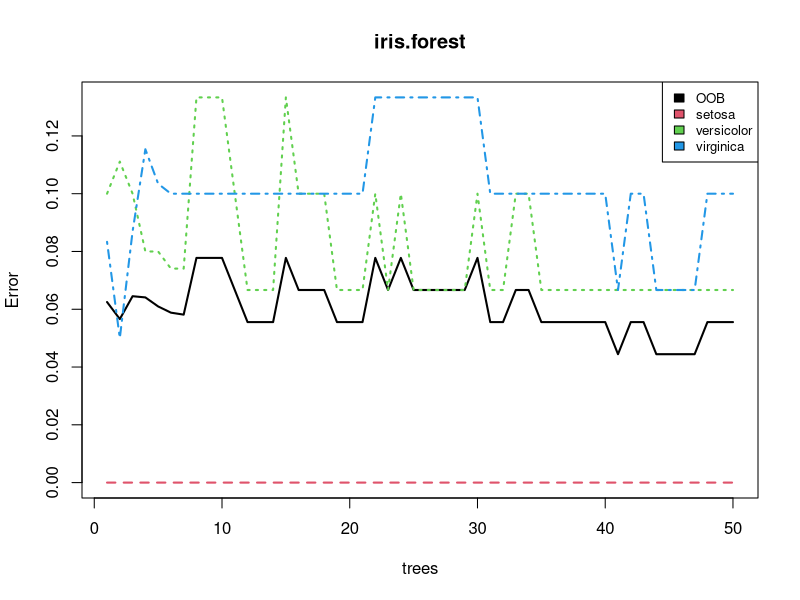

Write the R code that produced this figure.
# Using Random Forest
install.packages("randomForest")
library(randomForest)

data(iris)
View(iris)

# Splitting data into training and testing. As the species are in order 
# splitting the data based on species 

iris_setosa<-iris[iris$Species=="setosa",] # 50
iris_versicolor <- iris[iris$Species=="versicolor",] # 50
iris_virginica <- iris[iris$Species=="virginica",] # 50

iris_train <- rbind(iris_setosa[1:30,],iris_versicolor[1:30,],iris_virginica[1:30,])
iris_test <- rbind(iris_setosa[31:50,],iris_versicolor[31:50,],iris_virginica[31:50,])

# Building a random forest model on training data 

iris.forest <- randomForest(Species~.,data=iris_train, na.action=na.roughfix,ntree=50,importance=TRUE)

iris.forest$ntree # 50 as we defined in model build
iris.forest$confusion
iris.forest$mtry # 2 variables considered in each DT

pred_train<-iris.forest$predicted
table(pred_train,iris_train$Species) # 5 errors
mean(iris_train$Species==pred_train) # 94.44% accuracy

library(caret)
# Confusion Matrix
confusionMatrix(iris_train$Species, pred_train)

# Visualization 
plot(iris.forest,lwd=2)
legend("topright", colnames(iris.forest$err.rate),col=1:4,cex=0.8,fill=1:4)

# Crosstable
library(gmodels)
rf_perf<-CrossTable(iris_train$Species,iris.forest$predicted,
                    prop.chisq = FALSE,prop.c = FALSE,prop.r = FALSE,
                    dnn=c('actual default','predicted default'))

####### Predicting on Test Data
pred_test<-predict(iris.forest,newdata = iris_test)
table(pred_test,iris_test$Species) # 1 error
mean(pred_test==iris_test$Species) # 98.33% accuracy

# Confusion Matrix 

confusionMatrix(iris_test$Species, pred_test)

#######################################
